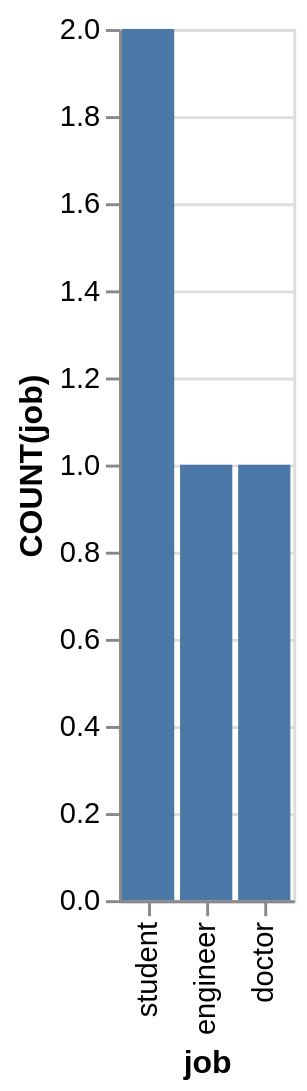

Specify this chart in Vega-Lite:
### Vega-Lite specification from a JSON file in a GitHub repository (floating-point values rounded to 4 significant figures)
{"data": {"values": [{"x_data": "doctor", "y_data": 1}, {"x_data": "engineer", "y_data": 1}, {"x_data": "student", "y_data": 2}]}, "mark": "bar", "encoding": {"x": {"field": "x_data", "type": "nominal", "title": "job", "sort": "descending"}, "y": {"field": "y_data", "type": "quantitative", "title": "COUNT(job)"}}}
